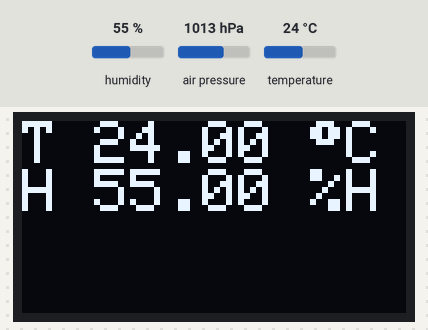
A sketch run on a simulated ESP8266 (Wemos D1 mini). On the bench: 128×64 one-colour display. Inputs (shaded band) come from the test bench; at power-on: humidity 55 %, temperature 24 °C, air pressure 1013 hPa. WiFi joins after 1.5 s; servers stay silent unless stated; the local clock reads 2024-03-15 10:24:30 at power-on unless the sketch sets it; what the sketch prints to the serial monitor is not drawn.

Above: at 11.7 s.
11.8 s: humidity set to 22 %
At 17.3 s:
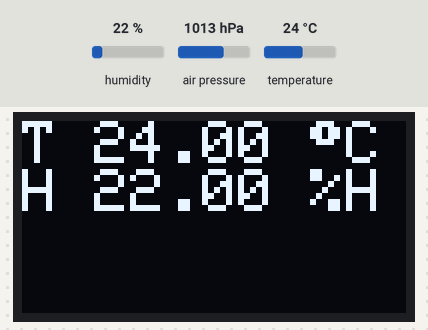
17.6 s: temperature set to 12 °C
At 22.5 s:
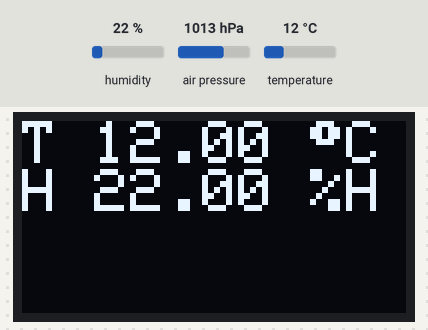
22.8 s: humidity set to 40 %
At 27.3 s:
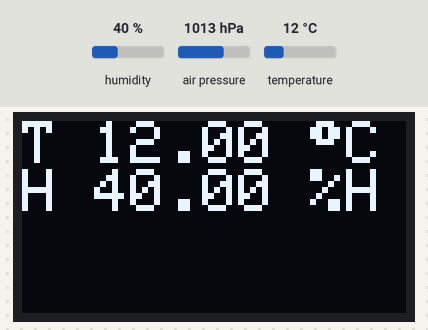
27.6 s: temperature set to 19 °C
At 32.3 s:
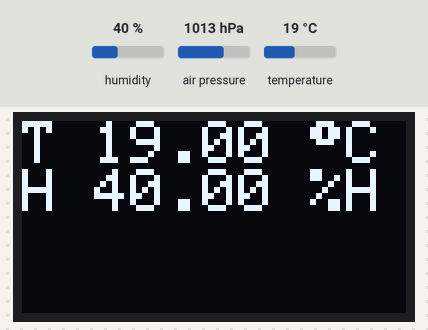
Timing chart, 0 to 33.6 s (numbered marks = the images above; inputs shaded):
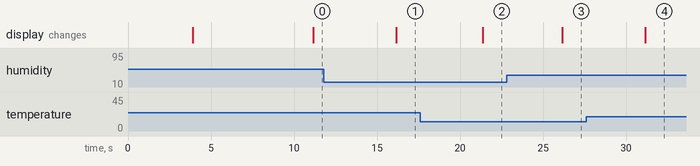

Measured:
- after the input at 11.8 s, the display: changes after 4.4 s (image 1)
- after the input at 17.6 s, the display: changes after 3.8 s (image 2)
- after the input at 22.8 s, the display: changes after 3.4 s (image 3)
- after the input at 27.6 s, the display: changes after 3.6 s (image 4)

The sketch:

BME280_Mobile_OLED_v2_sanitised.ino
```cpp
/*
 * Created by Bill Donnelly Sep 2020
 *
 * *******
 * ******* MUST use ESP8266 Board Manager v2.6.3 otherwise the OLED display will not work
 * ******* AND must use modified version of Adafruit_SSD1306.h to allow for 128x64 display
 * *******
 *
 *
 * Hardware: Wemos D1 Mini
 * MAC:      NN:NN:NN:NN:NN:NN
 * TFT:      SSD1306 128x64 I2C Oled LCD
 *
 *
 * Based on Examples | Adafruit SSD1306 Library | WeMosD1_mini_I2C_Oled_Shield.ino
 * I2C
 * WeMosD1_mini_I2C_Oled_Shield.ino
 *
 *
 * 29 Sep 2020
 *  Added ArduinoOTA.setHostname("BME280_Mobile_OLED_v2");
 *
 *
 * 27 May 2020
 *  Removed Adafruit logo on startup . . . details https://forums.adafruit.com/viewtopic.php?f=31&t=63503
 *
 *
 * 23 May 2020
 *  Based on: BME280_Mobile_v1.ino
 *            Garage_Temp_BME280_TFT_Blynk_v1.ino
 *  All the same BME280 code, just added the TFT printing code
 *
 *
 *
 *
 * 26 Dec 2019
 *  BME280_Mobile_NoDeepSleep_v1.ino
 *  Copied from BME280_Mobile_DeepSleep_v3.ino
 *   Remove:
 *    Deep sleep function, I want it to be powered from USB only
 *   Add:
 *    OTA (didn't work with deep sleep)
 *    Numerical entry to be able to adjust the alarm level from the app (copied from Blynk_OTA_Starter_Sketch_v3.ino)
 *    Reset Button Widget to reset Max Temperature from app
 *    Blynk.syncAll(); // Synchronise all widget values in the app to the server
 *
 * 02 Nov 2019
 *  Add alarm limit, send Push plus Email
 *  Add Numeric Input Widget to adjust alarm threshold
 *
 *
 * 26 Oct 2019
 *
 *  Add code to allow connect to any SSID, act as an Access Point to enter details
 *  Code copied from Blynk_Auto_Connect_Wifi_v1.ino
 *
 *  Working well, auto connect when required, deep sleep, sends data every 60 secs
 *
 *
 *
 * 25 Aug 2019
 *
 *  Copied from BME280_Mobile_DeepSleep_v1.ino
 *  Experimenting with code to connect to multiple known SSIDs in Blynk
 *
 *  Use examples in ESP8266WiFi | WifiMulti and WifiScan
 *
 *  Stopped experimenting . . . the footy was too good ;-)
 *
 * 3 Aug 2019
 *
 *  Arduino sketch:  BME280_Mobile_DeepSleep_v1.ino
 *  Blynk project:   BME280 Data, tab Mobile
 *  Blynk device:    WeMos D1 (WiFi) - Mobile Wemos D1 BME280
 *  Blynk auth:
 *
 * Copied from: BME280_Starter_Sketch_v1.ino and Yard_Temp_BME280_Blynk_DeepSleep_v1.ino
 * Removed fron setup():
 *   timer.setInterval(3000L, wifiIP);
 *   timer.setInterval(3000L, wifiMAC);
 *   timer.setInterval(3000L, printValuesBlynk);
 * Added to setup():
 *   wifiIP();
 *   wifiMAC();
 *   printValuesBlynk();
 *   ESP.deepSleep(20e6);          // 20 seconds
 *   //ESP.deepSleep(900e6);          // 15 minutes
 *
 * This way, the ESP will wake up every 15 minutes, the setup() will run, which will run each of the functions, then sleep again.
 * Removed all OTA code
 *
 * Had to add a brief delay after the Blynk.virtualWrite(V12, pressure); so that the function could actually
 *  send the pressure before the ESP went to deep sleep.
 *
 * Pins:
 *   testOTA         V39
 *   IP              V1
 *   MAC             V2
 *   currentTime     V5
 *   currentDate     V7
 *   temperature     V10
 *   humidity        V11
 *   pressure        V12
 *   temperatureMax  V14 reset by button widget
 *   currentTime     V15
 *   VCC             3.3V
 *   GND             GND
 *   SCL             D1
 *   SDA             D2
 *
 */

int testOTA = 393939;

#define BLYNK_PRINT Serial
#include <ESP8266WiFi.h>             // is this needed?
#include <WiFiManager.h>
#include <BlynkSimpleEsp8266.h>
#include <SimpleTimer.h>
#include <TimeLib.h>                 // rtc
#include <WidgetRTC.h>               // rtc
#include <ArduinoOTA.h>              // OTA
#include <Wire.h>
#include <Adafruit_Sensor.h>         // BME280
#include <Adafruit_BME280.h>         // BME280
#define SEALEVELPRESSURE_HPA (1013.25)

// start OLED
#include <SPI.h>
#include <Wire.h>
#include <Adafruit_GFX.h>
#include <Adafruit_SSD1306.h>

// SCL GPIO5
// SDA GPIO4
#define OLED_RESET -1  // -1 for ESP8266
Adafruit_SSD1306 display(OLED_RESET);

#define NUMFLAKES 10
#define XPOS 0
#define YPOS 1
#define DELTAY 2

#define LOGO16_GLCD_HEIGHT 16
#define LOGO16_GLCD_WIDTH  16

char auth[] = "nnn";  // insert your Blynk device auth code

const char* ssid;  // auto connect - enter these on first boot up
const char* pass;  // auto connect

BlynkTimer timer;
IPAddress strWiFiIp;
WidgetRTC rtc;                       // define rtc widget

Adafruit_BME280 bme;                 // BME I2C
float temperature;
float humidity;
float pressure;
float temperature_old;
float humidity_old;
float pressure_old;
float temperatureMax = 0;
char currentTime[9];                 // rtc time
char currentDate[11];                // rtc date
int alarmThreshold = 100;


void setup() {
  Serial.begin(9600);
// OLED Setup---------------------------------------------------------------------------
  display.begin(SSD1306_SWITCHCAPVCC, 0x3C);  // initialize with the I2C addr 0x3C (for the 64x48)
  //display.display();                        // Adafruit spash screen in .cpp buffer
  display.clearDisplay();
  // text display on Setup
  display.setRotation(0);
  display.setTextSize(1);
  display.setTextColor(WHITE);
  display.setCursor(0,0);
  display.println("       BME280");
  display.println("  you@youremail.com");
  display.display();                          // this is required to write the previous lines to the display
  delay(2000);
  //display.clearDisplay();

  WiFiManager wifiManager;
  //wifiManager.resetSettings();                  // This will clear known APs after each reset
  wifiManager.autoConnect("AutoConnectAP");
  ssid = WiFi.SSID().c_str();
  pass = WiFi.psk().c_str();
  Blynk.begin(auth, ssid, pass);
  Blynk.virtualWrite(V39, testOTA);               // write testOTA to Blynk

  display.println("SSID");
  display.print(WiFi.SSID());
  display.display();
  delay(2000);

  bool status;           //BME
  status = bme.begin(0x76);
  if (!status) {
    Serial.println("Could not find a valid BME280 sensor, check wiring!");
    while (1);
  }

  Blynk.run();
  wifiIP();
  wifiMAC();
  printValuesBlynk();

  timer.setInterval(10000L, wifiIP);                       // check IP address every 10 seconds, print to serial monitor and Blynk
  timer.setInterval(10000L, wifiMAC);                      // check MAC address every 10 seconds, print to serial monitor and Blynk
  timer.setInterval(3000L, wifiSSID);                      // check SSID every 3 seconds, print to serial monitor
  timer.setInterval(3000L, printValuesBlynk);              // check BME rate every 3 sec
  timer.setInterval(5000L, printValuesOLED);                // send data to TFT

  ArduinoOTA.setHostname("BME280_Mobile_OLED_v2");
  ArduinoOTA.begin();                                      // OTA last line of setup()
}


void loop() {
  ArduinoOTA.handle();                                     // OTA first line of loop()
  Blynk.run();
  timer.run();
}


BLYNK_CONNECTED() {
  rtc.begin();                        // Synchronize time on connection
  Blynk.syncAll();                    // Synchronise all widget values in the app to the server
}


// Get IP address: V1
void wifiIP() {                                           // gets local IP address, prints to serial monitor
  IPAddress strWiFiIp = WiFi.localIP();
  Serial.print("ESP8266 IP:   ");
  Serial.print(strWiFiIp);
  Serial.println("");
  Blynk.virtualWrite(V1, WiFi.localIP().toString());      // write local IP to Blynk
}


// Get MAC: V2
void wifiMAC() {                                          // write IP address to Blynk and serial monitor
  Serial.print("ESP8266 MAC:  ");
  Serial.print(WiFi.macAddress());
  Serial.println("");
  Blynk.virtualWrite(V2, WiFi.macAddress());
}

// Get SSID
void wifiSSID() {
  Serial.print("ESP8266 SSID:  ");
  Serial.println(WiFi.SSID());
  Serial.println("");
  Blynk.virtualWrite(V7, WiFi.SSID());
}


void printValuesBlynk() {
    sprintf(currentTime, "%02d:%02d:%02d", hour(), minute(), second());  // set time of new tempMax with leading zero
    sprintf(currentDate, "%02d/%02d/%04d", day(), month(), year());      // rtc set date of door open leading zero
    Serial.println(currentTime);
    Serial.println(currentDate);
    Serial.println("");

    temperature = bme.readTemperature();
    Serial.print("Temperature = ");
    Serial.print(temperature);
    Serial.println(" *C");
    Serial.print("alarmThreshold = ");
    Serial.println(alarmThreshold);
    Blynk.virtualWrite(V13, alarmThreshold);
    Blynk.virtualWrite(V10, temperature);    // send temp to blynk
    if (temperature > temperatureMax) {
      temperatureMax = temperature;
      Blynk.virtualWrite(V14, temperatureMax);
      Blynk.virtualWrite(V15, currentTime);
      //Blynk.virtualWrite(V7, currentDate);
    }

    if (temperature > alarmThreshold){
      Blynk.notify("Mobile BME Over Temperature!!!");                    // Blynk notification
      Blynk.email("billd01@gmail.com", "Mobile BME Over Temperature!!!", "Mobile BME Over Temperature!!!");
    }

    Serial.print("TemperatureMax = ");
    Serial.print(temperatureMax);
    Serial.println(" *C");

    humidity = bme.readHumidity();
    Serial.print("Humidity = ");
    Serial.print(bme.readHumidity());
    Serial.println(" %");
    Blynk.virtualWrite(V11, humidity);       // send humidity to blynk

    pressure = (bme.readPressure() / 100.0F);
    Serial.print("Pressure = ");
    Serial.print(pressure);
    Serial.println(" hPa");
    Serial.println("");
    Blynk.virtualWrite(V12, pressure);    // send pressure to blynk

    delay(100);
}

void printValuesOLED() {
 // read the data
  temperature = bme.readTemperature();
  humidity = bme.readHumidity();

  // Clear the buffer.
  display.clearDisplay();

  // text display tests
  display.setRotation(0);
  display.setTextSize(2);
  display.setTextColor(WHITE);
  display.setCursor(0,0);
  display.print("T ");
  display.print(temperature);
  display.print(" ");
  display.print((char)247);
  display.println("C");
  //display.println();
  display.print("H ");
  display.print(humidity);
  display.print(" ");
  display.println("%H");

  display.display();
  delay(2000);
  display.clearDisplay();
 }


BLYNK_WRITE(V16){                      // reset temperatureMax with button widget in PUSH mode on virtual pin 16
  int resetdata = param.asInt();
  if(resetdata == 1){
    temperatureMax = 0;
    Blynk.virtualWrite(V14, temperatureMax);
    Blynk.virtualWrite(V15, currentTime);
    //Blynk.virtualWrite(V7, currentDate);
  }
}

BLYNK_WRITE(V9){                   // numerical value input widget
 alarmThreshold = param.asInt();
 Blynk.virtualWrite(V13, alarmThreshold);
}
```
